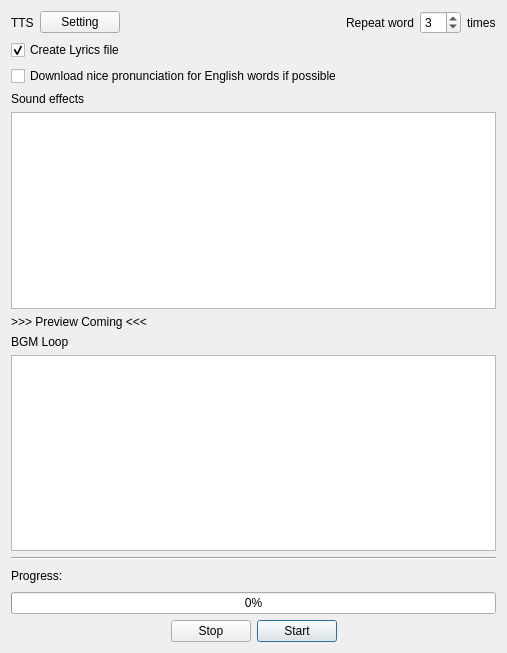
<?xml version="1.0" encoding="UTF-8"?>
<ui version="4.0">
 <class>Mp3Dialog</class>
 <widget class="QDialog" name="Mp3Dialog">
  <property name="geometry">
   <rect>
    <x>0</x>
    <y>0</y>
    <width>507</width>
    <height>653</height>
   </rect>
  </property>
  <property name="windowTitle">
   <string>Audio Setting</string>
  </property>
  <layout class="QVBoxLayout" name="verticalLayout_2">
   <item>
    <layout class="QVBoxLayout" name="verticalLayout">
     <item>
      <layout class="QHBoxLayout" name="horizontalLayout_3">
       <item>
        <layout class="QHBoxLayout" name="horizontalLayout_2">
         <item>
          <widget class="QLabel" name="label">
           <property name="text">
            <string>TTS</string>
           </property>
          </widget>
         </item>
         <item>
          <widget class="QPushButton" name="settingBtn">
           <property name="text">
            <string>Setting</string>
           </property>
          </widget>
         </item>
         <item>
          <spacer name="horizontalSpacer_3">
           <property name="orientation">
            <enum>Qt::Horizontal</enum>
           </property>
           <property name="sizeHint" stdset="0">
            <size>
             <width>40</width>
             <height>20</height>
            </size>
           </property>
          </spacer>
         </item>
         <item>
          <layout class="QHBoxLayout" name="horizontalLayout_4">
           <item>
            <widget class="QLabel" name="label_5">
             <property name="text">
              <string>Repeat word</string>
             </property>
            </widget>
           </item>
           <item>
            <widget class="QSpinBox" name="wordSpin">
             <property name="minimum">
              <number>1</number>
             </property>
             <property name="value">
              <number>3</number>
             </property>
            </widget>
           </item>
           <item>
            <widget class="QLabel" name="label_6">
             <property name="text">
              <string>times</string>
             </property>
            </widget>
           </item>
          </layout>
         </item>
        </layout>
       </item>
      </layout>
     </item>
     <item>
      <widget class="QCheckBox" name="lrcCheck">
       <property name="text">
        <string>Create Lyrics file</string>
       </property>
       <property name="checked">
        <bool>true</bool>
       </property>
      </widget>
     </item>
     <item>
      <widget class="QCheckBox" name="gstaticCheck">
       <property name="text">
        <string>Download nice pronunciation for English words if possible</string>
       </property>
       <property name="checked">
        <bool>false</bool>
       </property>
      </widget>
     </item>
     <item>
      <layout class="QVBoxLayout" name="verticalLayout_3">
       <item>
        <widget class="QLabel" name="label_2">
         <property name="text">
          <string>Sound effects</string>
         </property>
        </widget>
       </item>
       <item>
        <widget class="QListWidget" name="sfxList">
         <property name="styleSheet">
          <string notr="true">QListWidget::item { border-bottom: 1px solid black; }
QListWidget::item { background-color: rgb(211,208,204);}</string>
         </property>
        </widget>
       </item>
       <item>
        <widget class="QLabel" name="label_4">
         <property name="text">
          <string>&gt;&gt;&gt; Preview Coming &lt;&lt;&lt;</string>
         </property>
        </widget>
       </item>
       <item>
        <widget class="QLabel" name="label_3">
         <property name="text">
          <string>BGM Loop</string>
         </property>
        </widget>
       </item>
       <item>
        <widget class="QListWidget" name="bgmList">
         <property name="styleSheet">
          <string notr="true">QListWidget::item { border-bottom: 1px solid black; }
QListWidget::item { background-color: rgb(211,208,204); }</string>
         </property>
        </widget>
       </item>
       <item>
        <widget class="Line" name="line">
         <property name="orientation">
          <enum>Qt::Horizontal</enum>
         </property>
        </widget>
       </item>
       <item>
        <layout class="QHBoxLayout" name="horizontalLayout">
         <item>
          <widget class="QLabel" name="label_7">
           <property name="text">
            <string>Progress:</string>
           </property>
          </widget>
         </item>
         <item>
          <widget class="QLabel" name="pgMsg">
           <property name="text">
            <string/>
           </property>
          </widget>
         </item>
         <item>
          <spacer name="horizontalSpacer_4">
           <property name="orientation">
            <enum>Qt::Horizontal</enum>
           </property>
           <property name="sizeHint" stdset="0">
            <size>
             <width>40</width>
             <height>20</height>
            </size>
           </property>
          </spacer>
         </item>
        </layout>
       </item>
       <item>
        <widget class="QProgressBar" name="progressBar">
         <property name="value">
          <number>0</number>
         </property>
        </widget>
       </item>
       <item>
        <layout class="QHBoxLayout" name="horizontalLayout_5">
         <item>
          <spacer name="horizontalSpacer">
           <property name="orientation">
            <enum>Qt::Horizontal</enum>
           </property>
           <property name="sizeHint" stdset="0">
            <size>
             <width>40</width>
             <height>20</height>
            </size>
           </property>
          </spacer>
         </item>
         <item>
          <widget class="QPushButton" name="stopBtn">
           <property name="text">
            <string>Stop</string>
           </property>
          </widget>
         </item>
         <item>
          <widget class="QPushButton" name="createBtn">
           <property name="text">
            <string>Start</string>
           </property>
           <property name="checkable">
            <bool>false</bool>
           </property>
           <property name="autoDefault">
            <bool>false</bool>
           </property>
           <property name="default">
            <bool>true</bool>
           </property>
          </widget>
         </item>
         <item>
          <spacer name="horizontalSpacer_2">
           <property name="orientation">
            <enum>Qt::Horizontal</enum>
           </property>
           <property name="sizeHint" stdset="0">
            <size>
             <width>40</width>
             <height>20</height>
            </size>
           </property>
          </spacer>
         </item>
        </layout>
       </item>
      </layout>
     </item>
    </layout>
   </item>
  </layout>
 </widget>
 <resources/>
 <connections/>
</ui>
